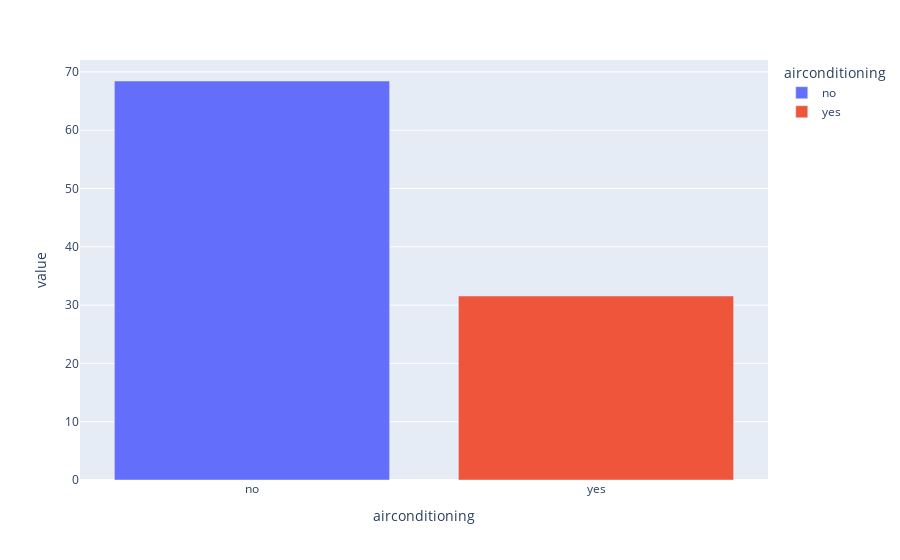

The notebook cell this image was saved under:
### Code cell
# Distribuição da variável airconditioning
percentual_furnishingstatus = df['airconditioning'].value_counts(normalize=True) * 100
px.bar(percentual_furnishingstatus, color=percentual_furnishingstatus.index,)

### Figure 1 — Plotly figure (JSON) as saved in the notebook; plotly's stock layout.template omitted (floating-point values rounded to 4 significant figures)
{"data": [{"alignmentgroup": "True", "hovertemplate": "airconditioning=%{x}<br>value=%{y}<extra></extra>", "legendgroup": "no", "marker": {"color": "#636efa", "pattern": {"shape": ""}}, "name": "no", "offsetgroup": "no", "orientation": "v", "showlegend": true, "textposition": "auto", "type": "bar", "x": ["no"], "xaxis": "x", "y": [68.44], "yaxis": "y"}, {"alignmentgroup": "True", "hovertemplate": "airconditioning=%{x}<br>value=%{y}<extra></extra>", "legendgroup": "yes", "marker": {"color": "#EF553B", "pattern": {"shape": ""}}, "name": "yes", "offsetgroup": "yes", "orientation": "v", "showlegend": true, "textposition": "auto", "type": "bar", "x": ["yes"], "xaxis": "x", "y": [31.56], "yaxis": "y"}], "layout": {"barmode": "relative", "legend": {"title": {"text": "airconditioning"}, "tracegroupgap": 0}, "margin": {"t": 60}, "xaxis": {"anchor": "y", "categoryarray": ["no", "yes"], "categoryorder": "array", "domain": [0, 1], "title": {"text": "airconditioning"}}, "yaxis": {"anchor": "x", "domain": [0, 1], "title": {"text": "value"}}}}
